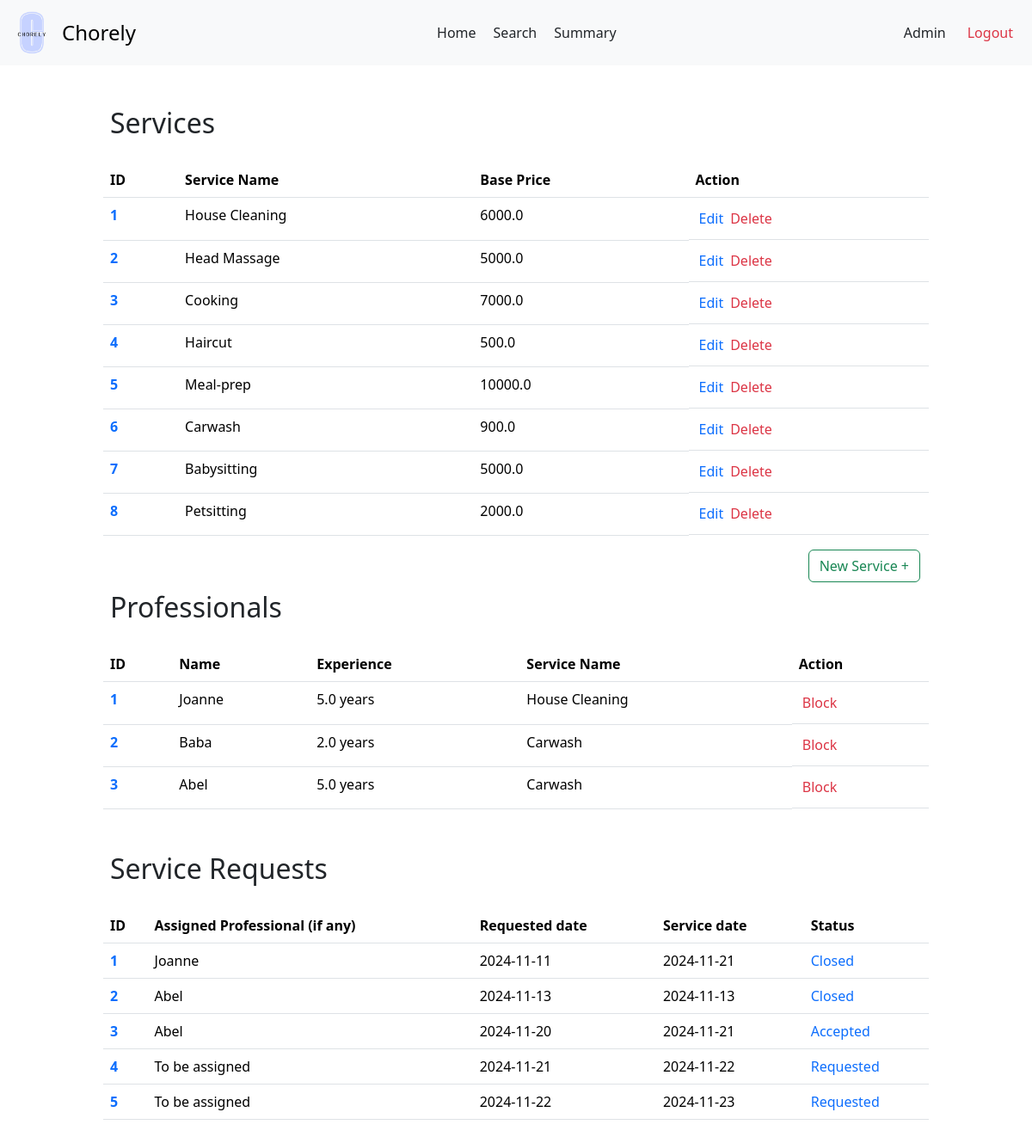
/admin, run on an earlier commit of the app's database.
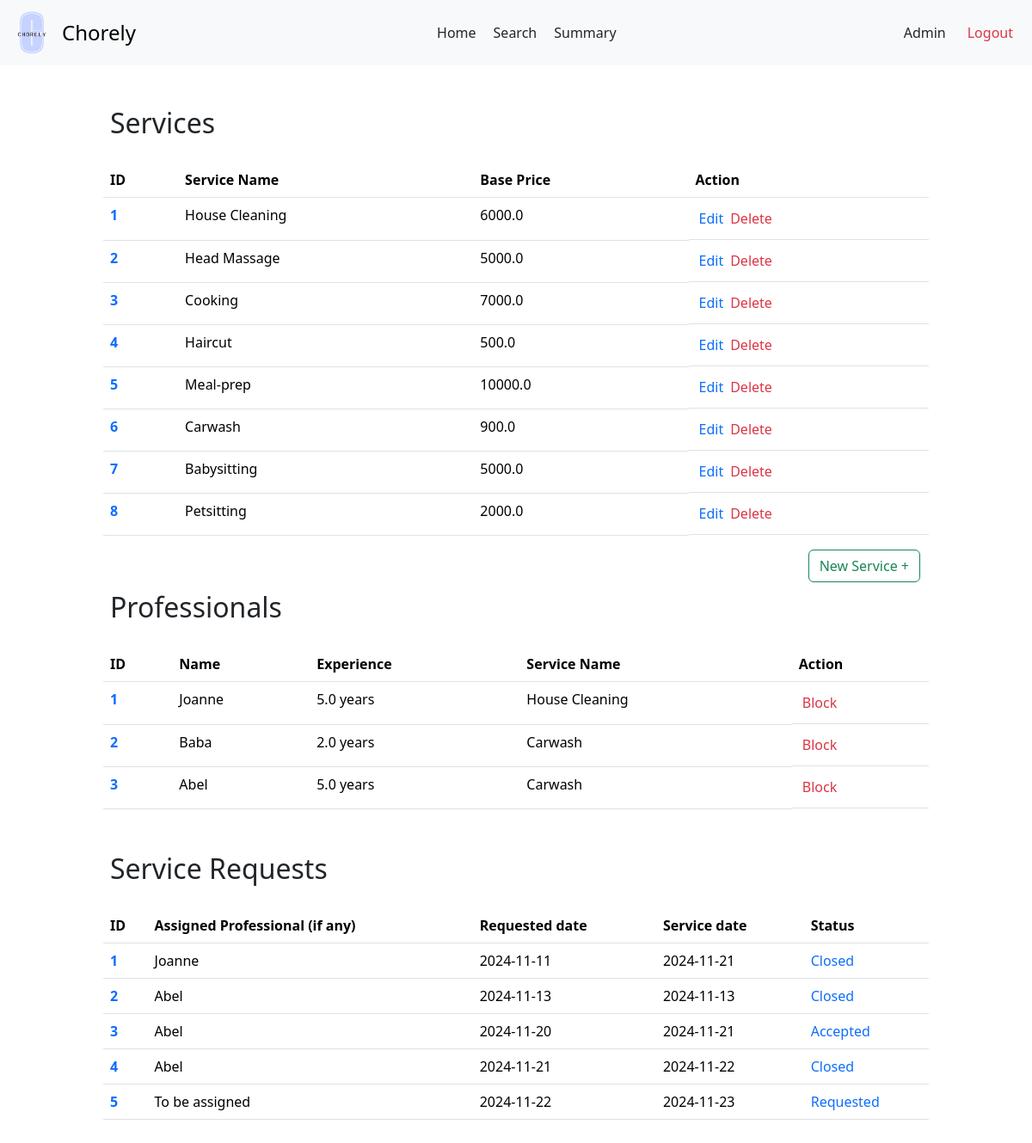
And on a later commit of the database.
### backend/models.py (models this page shows)
class ServiceRequests(db.Model):
    __tablename__ = 'ServiceRequests'
    request_id = db.Column(db.Integer, primary_key=True, autoincrement=True)
    service_id = db.Column(db.Integer, db.ForeignKey('Services.service_id'), nullable=False)
    customer_id = db.Column(db.Integer, db.ForeignKey('Customers.customer_id'), nullable=False)
    professional_id = db.Column(db.Integer, db.ForeignKey('ServiceProfessionals.professional_id'))
    requested_service_date = db.Column(db.Date, default=date.today())
    date_of_request = db.Column(db.Date, default=date.today())
    date_of_completion = db.Column(db.Date)
    service_status = db.Column(db.String, default='requested')
    additional_requests = db.Column(db.String)
    remarks = db.Column(db.String)
    rating = db.Column(db.Float)

class ServiceProfessionals(db.Model):
    __tablename__ = 'ServiceProfessionals'
    professional_id = db.Column(db.Integer, primary_key=True, autoincrement=True)
    user_id = db.Column(db.Integer, db.ForeignKey('Users.user_id'), unique=True, nullable=False)
    service_id = db.Column(db.Integer, db.ForeignKey('Services.service_id'), nullable=False)
    experience_years = db.Column(db.Integer)
    profile_verified = db.Column(db.Boolean, default=False)
    name = db.Column(db.String, nullable = False)
    phone = db.Column(db.String)
    address = db.Column(db.String)
    pin_code = db.Column(db.String)
    service_requests = db.relationship('ServiceRequests', backref='professional')

### backend/adminController.py (the view)
@app.route('/admin')
def admin_dash():
  services = Services.query.all()
  professionals = ServiceProfessionals.query.all()
  service_requests = ServiceRequests.query.all()
  return render_template('admin-dash.html', services = services, professionals = professionals, service_requests = service_requests)

### templates/admin-dash.html (shortened to what the changed rows need)
<!DOCTYPE html>
<html lang="en">
<head>
  <link href="https://cdn.jsdelivr.net/npm/bootstrap@5.3.3/dist/css/bootstrap.min.css" rel="stylesheet">
  <link rel="stylesheet" href="{{ url_for('static', filename = 'prof-dash.css')}}">
  <link rel="stylesheet" href="{{ url_for('static', filename = 'navbar.css')}}">
</head>
<body>
  <div id="main">
    <div id="canvas">
      <br>
      <h2 class="headings">Services</h2><br>
      {% if services|length==0 %}
        <div class="text text-center">
          <h5 class="headings">There are no created services</h5>
        </div>
      {% else %}
        <div>
          <table class="table">
            <thead>
              <tr>
                <th scope="col">ID</th>
                <th scope="col">Service Name</th>
                <th scope="col">Base Price</th>
                <th scope="col">Action</th>
              </tr>
            </thead>
            <tbody>
              {% for service in services %}
                <tr>
                  <th scope="row"> <a href="/admin/view/service/{{ service.service_id }}" class="text"> {{ loop.index }}</a></th>
                </tr>
              {% endfor %}
            </tbody>
          </table>
        </div>
      {% endif %}
      <h2 class="headings">Professionals</h2><br>
      {% if professionals|length ==0 %}
        <div class="text text-center mt-3 mb-3">
          <h5 class="headings">No Registered Professionals</h5>
        </div>
      {% else %}
        <div>
          <table class="table">
            <thead>
              <tr>
                <th scope="col">ID</th>
                <th scope="col">Name</th>
                <th scope="col">Experience</th>
                <th scope="col">Service Name</th>
                <th scope="col">Action</th>
              </tr>
            </thead>
            <tbody>
              {% for pro in professionals %}
                <tr>
                  <th scope="row"> <a href="/admin/view/pro/{{ pro.professional_id }}" class="text text-primary"> {{ loop.index }}</a></th>
                </tr>
              {% endfor %}
            </tbody>
          </table>
        </div>
      {% endif %}
      <br>
      <h2 class="headings">Service Requests</h2><br>
      {% if service_requests|length ==0 %}
        <div class="text text-center mt-3 mb-3">
          <h5 class="headings">No Requests have been made</h5>
        </div>
      {% else %}
      <div>
        <table class="table">
          <thead>
            <tr>
              <th scope="col">ID</th>
              <th scope="col">Assigned Professional (if any)</th>
              <th scope="col">Requested date</th>
              <th scope="col">Service date</th>
              <th scope="col">Status</th>
            </tr>
          </thead>
          <tbody>
            {% for request in service_requests %}
              <tr>
                <th scope="row"> <a href="/admin/view/request/{{ request.request_id }}" class="text text-primary"> {{ loop.index }}</a></th>
                <td>{{ request.professional.name or 'To be assigned' }}</td>
                <td>{{ request.date_of_request }}</td>
                <td>{{ request.requested_service_date }}</td>
                <td class="text text-primary">{{ request.service_status | title }}</td>
              </tr>
            {% endfor %}
          </tbody>
        </table>
      </div>
      {% endif %}
</body>
</html>

What changed in the data, as far as the page shows it:
changed ServiceRequests (number 4 of 5 on the later page): professional "To be assigned" → "Abel"; service_status "Requested" → "Closed"
